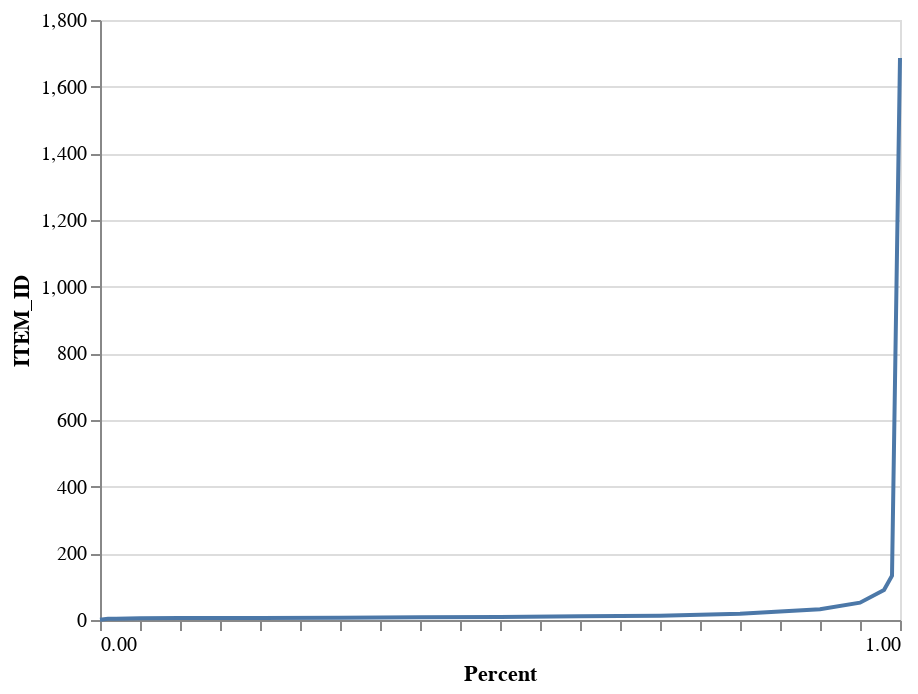

The code cell stored with this chart in its notebook:
### Code cell
helper.draw_quantile(df_interactions_reduced, 'ITEM_ID', quantiles=quantiles)

### Figure 1 — Vega-Lite specification as saved in the notebook (floating-point values rounded to 4 significant figures)
{"config": {"view": {"continuousWidth": 400, "continuousHeight": 300}}, "data": {"name": "data-0e15ca00d73ed97b2c2972d49ed2ef23"}, "mark": "line", "encoding": {"x": {"type": "quantitative", "axis": {"grid": false, "labelExpr": "datum.value % 1 ? null : datum.label", "tickCount": 17}, "field": "Percent"}, "y": {"type": "quantitative", "field": "ITEM_ID"}}, "$schema": "https://vega.github.io/schema/vega-lite/v4.8.1.json", "datasets": {"data-0e15ca00d73ed97b2c2972d49ed2ef23": [{"ITEM_ID": 1.0, "Percent": 0.0}, {"ITEM_ID": 4.0, "Percent": 0.01}, {"ITEM_ID": 4.0, "Percent": 0.02}, {"ITEM_ID": 5.0, "Percent": 0.05}, {"ITEM_ID": 6.0, "Percent": 0.1}, {"ITEM_ID": 6.0, "Percent": 0.2}, {"ITEM_ID": 7.0, "Percent": 0.3}, {"ITEM_ID": 8.0, "Percent": 0.4}, {"ITEM_ID": 9.0, "Percent": 0.5}, {"ITEM_ID": 11.0, "Percent": 0.6}, {"ITEM_ID": 13.0, "Percent": 0.7}, {"ITEM_ID": 19.0, "Percent": 0.8}, {"ITEM_ID": 32.0, "Percent": 0.9}, {"ITEM_ID": 52.0, "Percent": 0.95}, {"ITEM_ID": 90.0, "Percent": 0.98}, {"ITEM_ID": 133.0, "Percent": 0.99}, {"ITEM_ID": 1686.0, "Percent": 1.0}]}}
